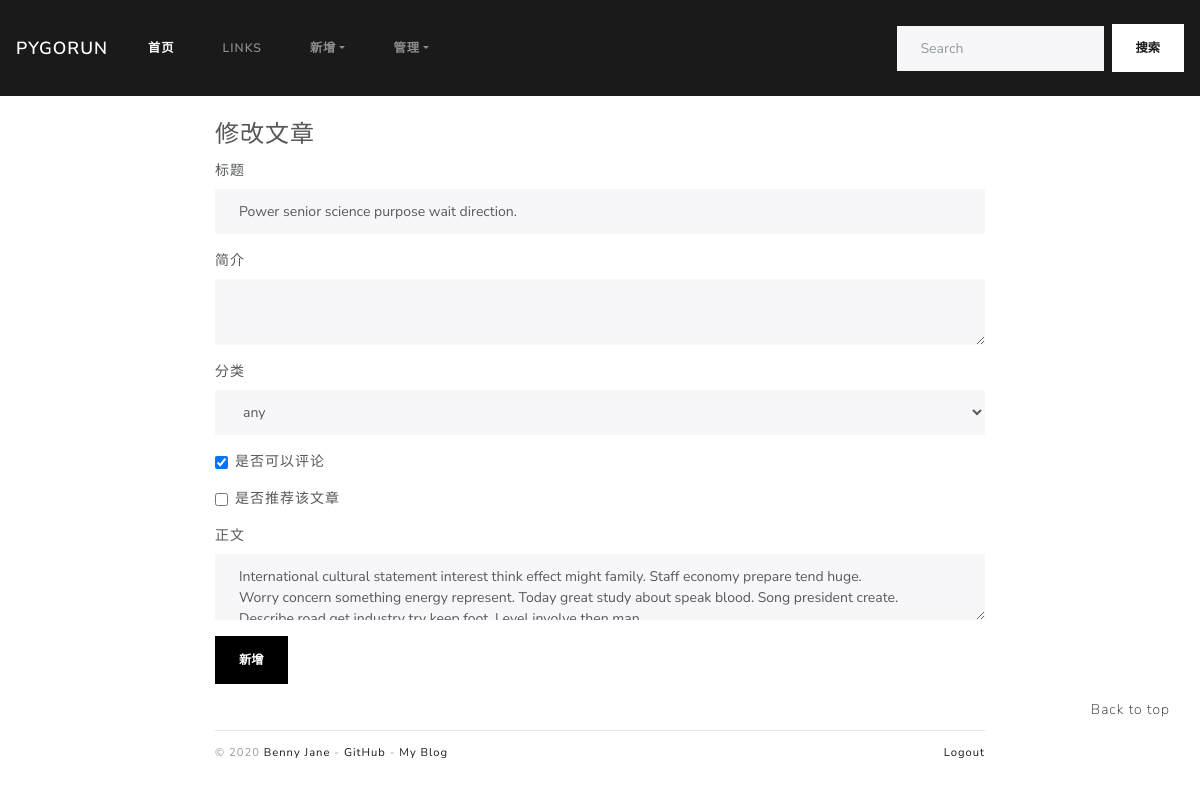
The app's page /admin/post/32/edit (signed in), older data.
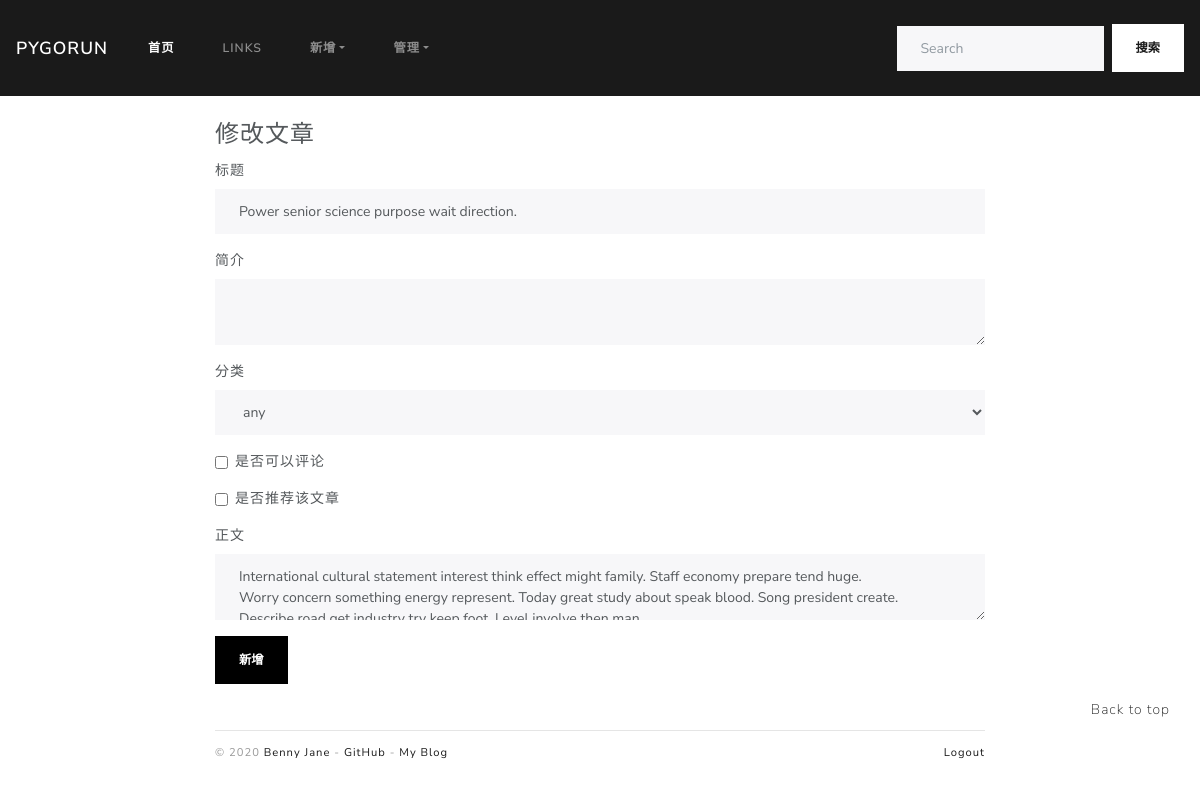
The same page, newer data.
### blogDog/models.py (models this page shows)
class Post(db.Model):
    id = db.Column(db.Integer, primary_key=True)
    title = db.Column(db.String(255))
    sub_title = db.Column(db.Text)
    body = db.Column(db.Text)
    timestamp = db.Column(db.DateTime, default=datetime.utcnow, index=True)
    can_comment = db.Column(db.Boolean, default=True)
    isRecommend = db.Column(db.Boolean, default=False)
    category_id = db.Column(db.Integer, db.ForeignKey('category.id'))
    category = db.relationship("Category", back_populates="posts")
    comments = db.relationship("Comment", back_populates="post", cascade="all, delete-orphan")

### blogDog/web/admin.py (the view, shortened to what this page needs)
@admin_bp.route('/post/<int:post_id>/edit', methods=['GET', 'POST'])
@login_required
def edit_post(post_id):
    form = PostForm()
    post = Post.query.get_or_404(post_id)
    form.title.data = post.title
    form.sub_title.data = post.sub_title
    form.category.data = post.category.id
    form.can_comment.data = post.can_comment
    form.isRecommend.data = post.isRecommend
    form.body.data = post.body
    return render_template('admin/edit_post.html', form=form)

### blogDog/forms.py
class PostForm(FlaskForm):
    title = StringField('标题', validators=[DataRequired(u"不能为空"), Length(1, 100)])
    sub_title = TextAreaField("简介", validators=[DataRequired(), Length(1, 500)])
    category = SelectField("分类", coerce=int, default=1)
    can_comment = BooleanField("是否可以评论", default=True)
    isRecommend = BooleanField("是否推荐该文章", default=False)
    body = CKEditorField('正文', validators=[DataRequired()])
    submit = SubmitField("新增", render_kw={'style': 'background-color: black; color: white'})
    def __init__(self, *args, **kwargs):
        super(PostForm, self).__init__(*args, **kwargs)
        self.category.choices = [(category.id, category.name)
                                 for category in Category.query.order_by(Category.name).all()]

### blogDog/extensions.py (called while the page is built)
@login_manager.user_loader
def load_user(user_id):
    from blogDog.models import Admin
    user = Admin.query.get(int(user_id))
    return user

### blogDog/templates/admin/edit_post.html (shortened to what this page needs)
{% extends 'admin/_admin_base.html' %}
{% from 'bootstrap/form.html' import render_form %}
{% block adminContent %}
    <legend>修改文章</legend>
    {{ render_form(form) }}
{% endblock %}

Row changes from the older to the newer data that the page shows:
changed Post "Power senior science purpose wait direction.": can_comment "☑" → "☐"
